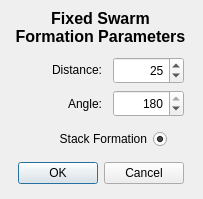
<?xml version="1.0" encoding="UTF-8"?>
<ui version="4.0">
 <class>fixedFormationDialog</class>
 <widget class="QDialog" name="fixedFormationDialog">
  <property name="geometry">
   <rect>
    <x>0</x>
    <y>0</y>
    <width>203</width>
    <height>199</height>
   </rect>
  </property>
  <property name="windowTitle">
   <string>Dialog</string>
  </property>
  <widget class="QDialogButtonBox" name="btnbx_CancelOK">
   <property name="geometry">
    <rect>
     <x>10</x>
     <y>160</y>
     <width>181</width>
     <height>27</height>
    </rect>
   </property>
   <property name="toolTip">
    <string>&lt;html&gt;&lt;head/&gt;&lt;body&gt;&lt;p&gt;&lt;br/&gt;&lt;/p&gt;&lt;/body&gt;&lt;/html&gt;</string>
   </property>
   <property name="orientation">
    <enum>Qt::Horizontal</enum>
   </property>
   <property name="standardButtons">
    <set>QDialogButtonBox::Cancel|QDialogButtonBox::Ok</set>
   </property>
   <property name="centerButtons">
    <bool>true</bool>
   </property>
  </widget>
  <widget class="QLabel" name="lbl_fixedFormation">
   <property name="geometry">
    <rect>
     <x>10</x>
     <y>12</y>
     <width>181</width>
     <height>31</height>
    </rect>
   </property>
   <property name="font">
    <font>
     <pointsize>12</pointsize>
     <weight>75</weight>
     <bold>true</bold>
    </font>
   </property>
   <property name="text">
    <string>Fixed Swarm Formation Parameters</string>
   </property>
   <property name="alignment">
    <set>Qt::AlignCenter</set>
   </property>
   <property name="wordWrap">
    <bool>true</bool>
   </property>
  </widget>
  <widget class="QRadioButton" name="radio_stackFormation">
   <property name="geometry">
    <rect>
     <x>16</x>
     <y>128</y>
     <width>151</width>
     <height>22</height>
    </rect>
   </property>
   <property name="toolTip">
    <string>&lt;html&gt;&lt;head/&gt;&lt;body&gt;&lt;p&gt;Select to have all aircraft in the same position relative to the leader&lt;/p&gt;&lt;/body&gt;&lt;/html&gt;</string>
   </property>
   <property name="layoutDirection">
    <enum>Qt::RightToLeft</enum>
   </property>
   <property name="text">
    <string>Stack Formation</string>
   </property>
   <property name="checked">
    <bool>true</bool>
   </property>
  </widget>
  <widget class="QLabel" name="lbl_angle">
   <property name="geometry">
    <rect>
     <x>41</x>
     <y>95</y>
     <width>61</width>
     <height>17</height>
    </rect>
   </property>
   <property name="toolTip">
    <string>&lt;html&gt;&lt;head/&gt;&lt;body&gt;&lt;p&gt;Angle off the bow (degrees) of the commanded formation position&lt;/p&gt;&lt;/body&gt;&lt;/html&gt;</string>
   </property>
   <property name="layoutDirection">
    <enum>Qt::LeftToRight</enum>
   </property>
   <property name="text">
    <string>Angle:</string>
   </property>
   <property name="alignment">
    <set>Qt::AlignRight|Qt::AlignTrailing|Qt::AlignVCenter</set>
   </property>
  </widget>
  <widget class="QLabel" name="lbl_distance">
   <property name="geometry">
    <rect>
     <x>31</x>
     <y>60</y>
     <width>71</width>
     <height>20</height>
    </rect>
   </property>
   <property name="toolTip">
    <string>&lt;html&gt;&lt;head/&gt;&lt;body&gt;&lt;p&gt;Distance between aircraft (meters)&lt;/p&gt;&lt;/body&gt;&lt;/html&gt;</string>
   </property>
   <property name="layoutDirection">
    <enum>Qt::LeftToRight</enum>
   </property>
   <property name="text">
    <string>Distance:</string>
   </property>
   <property name="alignment">
    <set>Qt::AlignRight|Qt::AlignTrailing|Qt::AlignVCenter</set>
   </property>
  </widget>
  <widget class="QSpinBox" name="spn_distance">
   <property name="geometry">
    <rect>
     <x>113</x>
     <y>57</y>
     <width>71</width>
     <height>27</height>
    </rect>
   </property>
   <property name="toolTip">
    <string>&lt;html&gt;&lt;head/&gt;&lt;body&gt;&lt;p&gt;Distance between aircraft (meters)&lt;/p&gt;&lt;/body&gt;&lt;/html&gt;</string>
   </property>
   <property name="alignment">
    <set>Qt::AlignRight|Qt::AlignTrailing|Qt::AlignVCenter</set>
   </property>
   <property name="maximum">
    <number>500</number>
   </property>
   <property name="value">
    <number>25</number>
   </property>
  </widget>
  <widget class="QSpinBox" name="spn_angle">
   <property name="geometry">
    <rect>
     <x>113</x>
     <y>90</y>
     <width>71</width>
     <height>27</height>
    </rect>
   </property>
   <property name="toolTip">
    <string>&lt;html&gt;&lt;head/&gt;&lt;body&gt;&lt;p&gt;Angle off the bow (degrees) of the commanded formation position&lt;/p&gt;&lt;/body&gt;&lt;/html&gt;</string>
   </property>
   <property name="alignment">
    <set>Qt::AlignRight|Qt::AlignTrailing|Qt::AlignVCenter</set>
   </property>
   <property name="minimum">
    <number>-179</number>
   </property>
   <property name="maximum">
    <number>180</number>
   </property>
   <property name="value">
    <number>180</number>
   </property>
  </widget>
 </widget>
 <resources/>
 <connections>
  <connection>
   <sender>btnbx_CancelOK</sender>
   <signal>accepted()</signal>
   <receiver>fixedFormationDialog</receiver>
   <slot>accept()</slot>
   <hints>
    <hint type="sourcelabel">
     <x>248</x>
     <y>254</y>
    </hint>
    <hint type="destinationlabel">
     <x>157</x>
     <y>274</y>
    </hint>
   </hints>
  </connection>
  <connection>
   <sender>btnbx_CancelOK</sender>
   <signal>rejected()</signal>
   <receiver>fixedFormationDialog</receiver>
   <slot>reject()</slot>
   <hints>
    <hint type="sourcelabel">
     <x>316</x>
     <y>260</y>
    </hint>
    <hint type="destinationlabel">
     <x>286</x>
     <y>274</y>
    </hint>
   </hints>
  </connection>
 </connections>
</ui>
